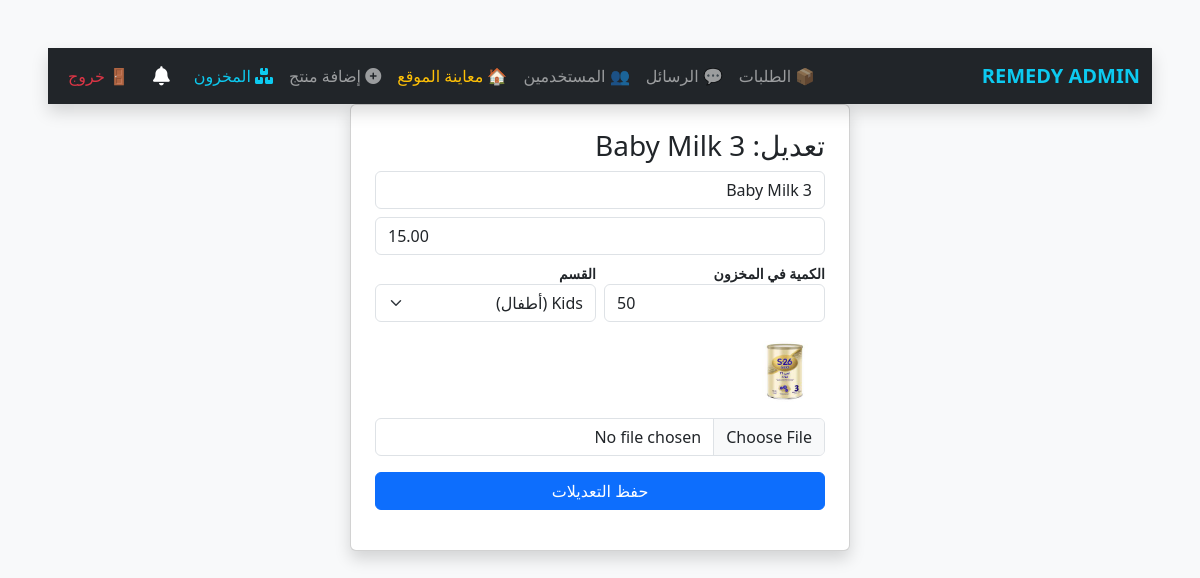
Screenshot of /edit_product.php?id=3 with the database file from the repository.
### tables this page shows
CREATE TABLE `products` (
  `id` int(11) NOT NULL,
  `name` varchar(100) NOT NULL,
  `description` text DEFAULT NULL,
  `price` decimal(10,2) NOT NULL,
  `image` varchar(255) DEFAULT NULL,
  `category` varchar(50) DEFAULT NULL,
  `stock_quantity` int(11) DEFAULT 0,
  `stock` int(11) NOT NULL DEFAULT 0
);

### edit_product.php (the view, shortened to what this page needs)
<?php
require_once './db_config.php';
include './admin_navbar.php';
if (isset($_GET['id'])) {
    $id = mysqli_real_escape_string($conn, $_GET['id']);
    $res = mysqli_query($conn, "SELECT * FROM products WHERE id = '$id'");
    $product = mysqli_fetch_assoc($res);
}
?>
<!DOCTYPE html>
<html lang="ar" dir="rtl">
<head>
    <link href="https://cdn.jsdelivr.net/npm/bootstrap@5.3.0/dist/css/bootstrap.rtl.min.css" rel="stylesheet">
</head>
<body class="bg-light p-5">
    <div class="card mx-auto shadow p-4" style="max-width: 500px;">
        <h3>تعديل: <?= $product['name'] ?></h3>
        <form method="POST" enctype="multipart/form-data">
            <input type="text"   name="p_name"     class="form-control mb-2" value="<?= $product['name'] ?>" required>
            <input type="number" name="p_price"    class="form-control mb-2" value="<?= $product['price'] ?>" step="0.01" required>
            <div class="row g-2 mb-2">
                <div class="col-6">
                    <label class="small fw-bold">الكمية في المخزون</label>
                    <input type="number" name="p_stock" class="form-control" value="<?= intval($product['stock'] ?? 0) ?>" min="0" required>
                </div>
                <div class="col-6">
                    <label class="small fw-bold">القسم</label>
                    <select name="p_category" class="form-select">
                        <option value="Kids"     <?= ($product['category'] == 'Kids')     ? 'selected' : '' ?>>Kids (أطفال)</option>
                    </select>
                </div>
            </div>
            <img src="./Images/<?= $product['image'] ?>" width="80" class="mb-2">
            <input type="file" name="p_image" class="form-control mb-3">
            <button name="update" class="btn btn-primary w-100">حفظ التعديلات</button>
        </form>
    </div>
</body>
</html>

### rows the page displays
products: name "Baby Milk 3", p_name "Baby Milk 3", p_price "15.00", p_stock "50", p_category "Kids (أطفال)", image (picture)
